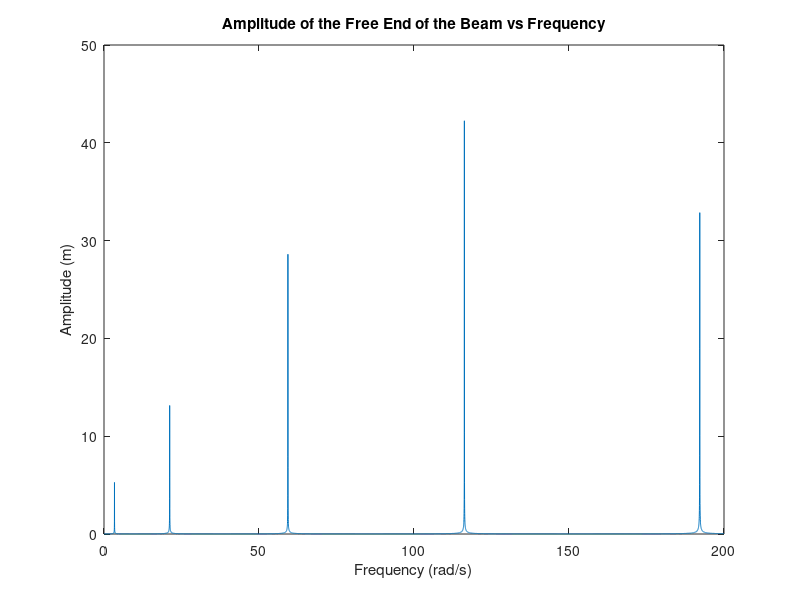
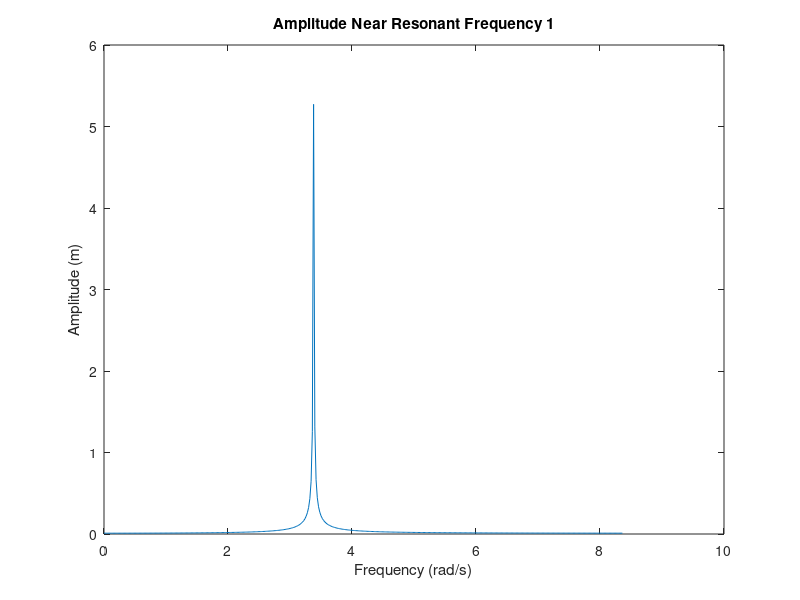
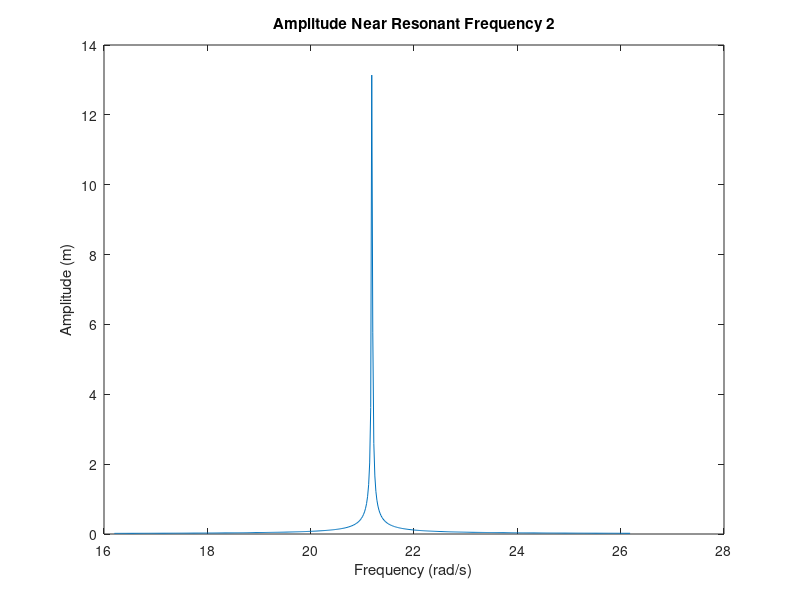
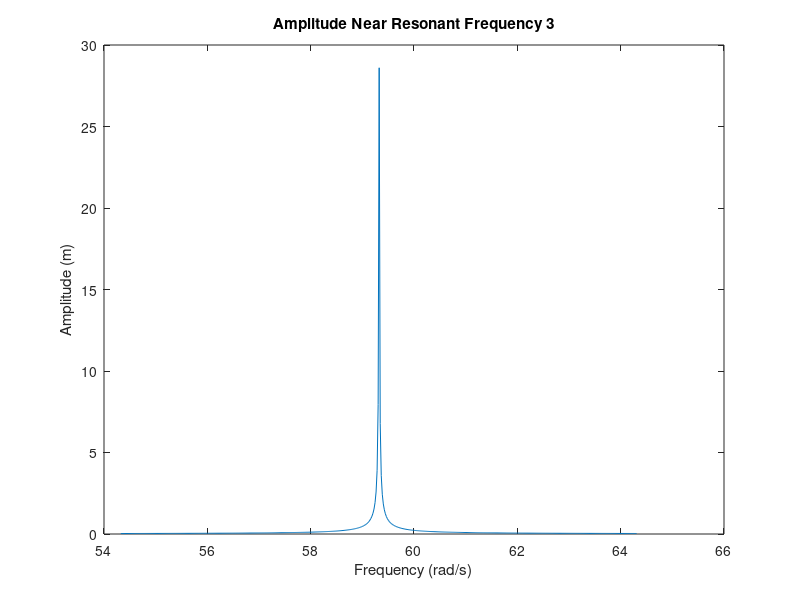

These figures' MATLAB source, in order:
% Adjusted Parameters 
E = 30e9; % Young's modulus (Pa)
I = 1e-8; % Second moment of inertia (m^4)
rho = 7800; % Density (kg/m^3)
S = 0.01; % Cross-sectional area (m^2)
L = 2; % Length of the beam (m)
gamma = 0.01; % Damping coefficient (1/s)
z0 = 0.01; % Amplitude of oscillation at z=0 (m)

% Calculating c
c = E*I / (rho*S);

% Frequency range
omega_range = linspace(0, 200, 10000); % 0-200 rad/s

% Vectorized Calculation of Amplitude
w_squared_over_c_squared = (omega_range.^2 / c^2);
q = sqrt(sqrt(w_squared_over_c_squared ./ (1 - 1i * gamma ./ omega_range)));
cos_qL = cos(q*L);
cosh_qL = cosh(q*L);
A_omega = abs((2*z0) ./ (2 * (1 + cosh_qL .* cos_qL)) .* (cos_qL + cosh_qL));

% Plotting Amplitude vs Frequency
figure;
plot(omega_range, A_omega);
xlabel('Frequency (rad/s)');
ylabel('Amplitude (m)');
title('Amplitude of the Free End of the Beam vs Frequency');

% Function for Transcendental Equation
Delta = @(q) 2 * (1 + cosh(q*L).*cos(q*L));

% Root Finding for Eigenfrequencies
qRange = linspace(0, 100, 10000);
qRoots = [];
for i = 1:length(qRange)-1
    if sign(Delta(qRange(i))) ~= sign(Delta(qRange(i+1)))
        root = fzero(Delta, [qRange(i), qRange(i+1)]);
        qRoots = [qRoots, root];
    end
end

% Eigenfrequencies Calculation
eigenfrequencies = sqrt(qRoots.^4 * c^2); % Vectorized Calculation

% Display Eigenfrequencies
disp('Eigenfrequencies (rad/s):');
disp(eigenfrequencies);

% Plotting for the First Four Resonant Frequencies
numResonantFreqs = min(length(eigenfrequencies), 4);
delta = 5; % Range around the resonant frequency
for i = 1:numResonantFreqs
    res_freq = eigenfrequencies(i);
    idx = omega_range > (res_freq - delta) & omega_range < (res_freq + delta);
    figure;
    plot(omega_range(idx), A_omega(idx));
    xlabel('Frequency (rad/s)');
    ylabel('Amplitude (m)');
    title(['Amplitude Near Resonant Frequency ', num2str(i)]);
end